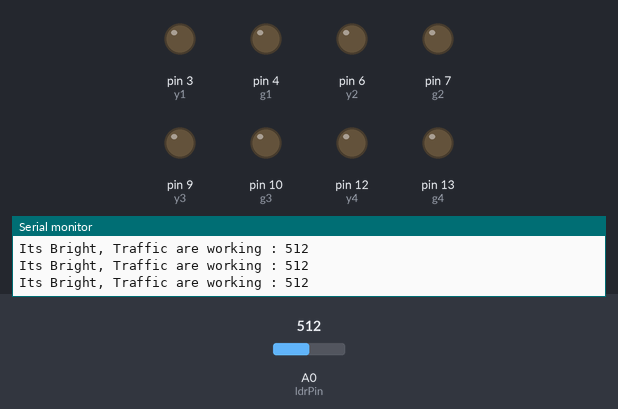
This sketch was run on a simulated Arduino Uno, built with avr-gcc and run on an emulated ATmega328P. On the bench: output pins drawn as LEDs (lit = HIGH), the last lines printed to the serial monitor. Dashed ring = blinking. Inputs (shaded band) come from the test bench; at power-on: A0 (ldrPin) = 512. Pins used as bus, display or sensor lines are not drawn.

Above: at 1.2 s.
1.3 s: A0 (ldrPin) set to 212
4.3 s: A0 (ldrPin) set to 189
7.3 s: A0 (ldrPin) set to 210
At 9.4 s:
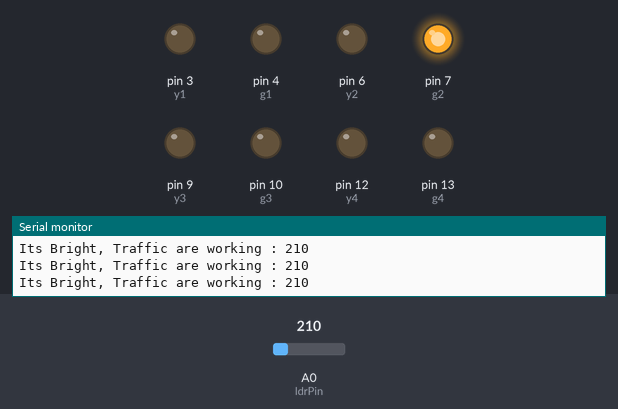
9.7 s: A0 (ldrPin) set to 190
At 12.6 s:
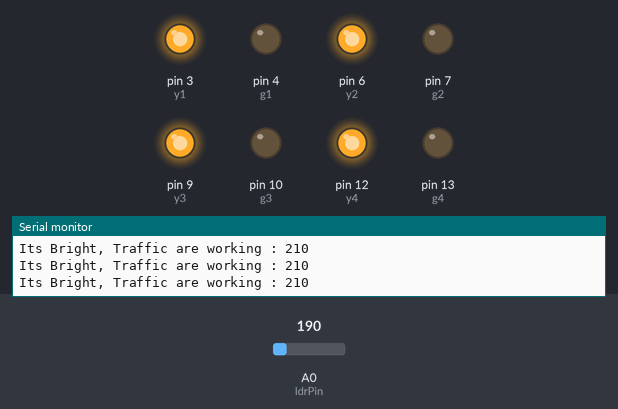
12.7 s: A0 (ldrPin) set to 306
At 14.8 s:
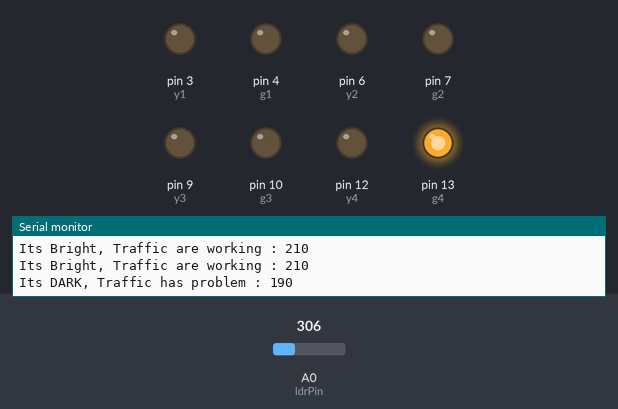
15.7 s: A0 (ldrPin) set to 122
At 18.6 s:
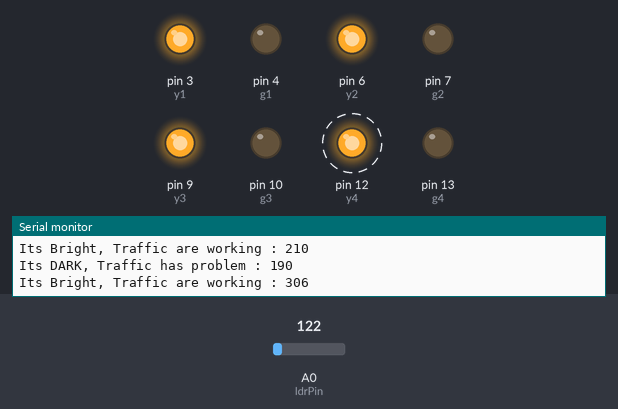
Timing chart, 0 to 19.7 s (numbered marks = the images above; inputs shaded):
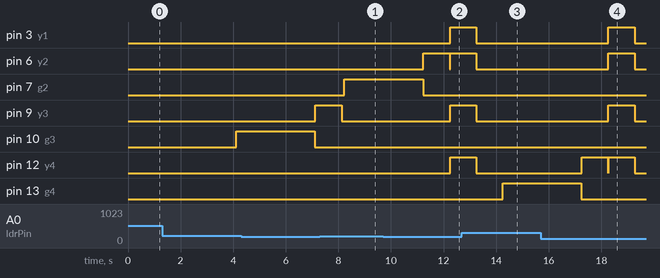

The sketch:

a2.ino
```cpp
#define r1 2   //set pin2 for red
#define y1 3   //set pin3 for yellow
#define g1 4   //set pin4 for green
#define r2 5   //set pin5 for red
#define y2 6   //set pin6 for yellow
#define g2 7   //set pin7 for green
#define r3 8   //set pin8 for red
#define y3 9   //set pin9 for yellow
#define g3 10  //set pin10 for green
#define r4 11  //set pin11 for red
#define y4 12  //set pin12 for yellow
#define g4 13  //set pin13 for green
#define ldrPin A0 //ldr analog
#define INTERVAL_MESSAGE 4100 // 4.05 s
unsigned long time = 0;

//--------------------------------------//
void setOn(int a){
  if (a==0){        //Set 1 lighton
    trafficOn(0);
    delay(3000);
    trafficOn(1);
    delay(10);
    trafficOn(2);
    delay(1000);
    trafficOn(3);
    delay(10);
  }
  if (a==1){
    trafficOn(4);
    delay(3000);
    trafficOn(5);
    delay(10);
    trafficOn(6);
    delay(1000);
    trafficOn(7);
    delay(10);
  }
  if (a==2){
    trafficOn(8);
    delay(3000);
    trafficOn(9);
    delay(10);
    trafficOn(10);
    delay(1000);
    trafficOn(11);
    delay(10);
  }
  if (a==3){
    trafficOn(12);
    delay(3000);
    trafficOn(13);
    delay(10);
    trafficOn(14);
    delay(1000);
    trafficOn(15);
    delay(10);
  }
};

//--------------------------------------//

int matrix[18][2][4]={
  //{green red red red} {on on on on}
  {{g1, r2, r3, r4 },{HIGH, HIGH, HIGH, HIGH}}, //0
  {{g1, r2, r3, r4 },{LOW, LOW, LOW, LOW}},     //1
  {{y1, r2, r3, r4 },{HIGH, HIGH, HIGH, HIGH}}, //2
  {{y1, r2, r3, r4 },{LOW, LOW, LOW, LOW}},     //3
  {{g3, r1, r2, r4 },{HIGH, HIGH, HIGH, HIGH}},  //4
  {{g3, r1, r2, r4 },{LOW, LOW, LOW, LOW}},      //5
  {{y3, r1, r2, r4 },{HIGH, HIGH, HIGH, HIGH}},  //6
  {{y3, r1, r2, r4 },{LOW, LOW, LOW, LOW}},      //7
  {{g2, r1, r3, r4 },{HIGH, HIGH, HIGH, HIGH}},  //8
  {{g2, r1, r3, r4 },{LOW, LOW, LOW, LOW}},      //9
  {{y2, r1, r3, r4 },{HIGH, HIGH, HIGH, HIGH}},  //10
  {{y2, r1, r3, r4 },{LOW, LOW, LOW, LOW}},      //11
  {{g4, r1, r2, r3 },{HIGH, HIGH, HIGH, HIGH}},  //12
  {{g4, r1, r2, r3 },{LOW, LOW, LOW, LOW}},      //13
  {{y4, r1, r2, r3 },{HIGH, HIGH, HIGH, HIGH}},  //14
  {{y4, r1, r2, r3 },{LOW, LOW, LOW, LOW}},      //15
  {{y1, y2, y3, y4 },{HIGH, HIGH, HIGH, HIGH}},  //16
  {{y1, y2, y3, y4 },{LOW, LOW, LOW, LOW}}       //17
};

void setup() {
  pinMode(ldrPin, INPUT);
  Serial.begin(9600);
  pinMode(r1, OUTPUT);
  pinMode(y1, OUTPUT);
  pinMode(g1, OUTPUT);
  pinMode(r2, OUTPUT);
  pinMode(y2, OUTPUT);
  pinMode(g2, OUTPUT);
  pinMode(r3, OUTPUT);
  pinMode(y3, OUTPUT);
  pinMode(g3, OUTPUT);
  pinMode(r4, OUTPUT);
  pinMode(y4, OUTPUT);
  pinMode(g4, OUTPUT);

}
void trafficOn(int trf){
  digitalWrite(matrix[trf][0][0],matrix[trf][1][0]);
  digitalWrite(matrix[trf][0][1],matrix[trf][1][1]);
  digitalWrite(matrix[trf][0][2],matrix[trf][1][2]);
  digitalWrite(matrix[trf][0][3],matrix[trf][1][3]);
};
void loop() {
    int ldrStatus = analogRead(A0);
    if (ldrStatus >= 200){
      if(millis()-time >= INTERVAL_MESSAGE){
        time = millis();
        int A = millis()/INTERVAL_MESSAGE;
        int C = A%4;
        setOn(C);
      }
      Serial.print("Its Bright, Traffic are working : ");
    }
    else {
      trafficOn(16);
      delay(1000);
      trafficOn(17);
      delay(1000);
      Serial.print("Its DARK, Traffic has problem : ");
    }
    Serial.println(ldrStatus);
}
/*เสร็จเรียบร้อย SUPERSOKAI*/
```

Measured:
- after the input at 7.3 s, pin 3 (y1), pin 6 (y2), pin 12 (y4): stays LOW (without the input it goes to HIGH after 0.83 s); pin 7 (g2): LOW → HIGH after 0.93 s; pin 9 (y3): goes on until 8.1 s, then stays LOW
- after the input at 9.7 s, pin 3 (y1), pin 9 (y3), pin 12 (y4): LOW → HIGH after 2.5 s; pin 13 (g4): stays LOW (without the input it goes to HIGH after 2.6 s)
- after the input at 12.7 s, pin 3 (y1), pin 6 (y2), pin 9 (y3), pin 12 (y4): goes on until 13.2 s, then stays LOW; pin 13 (g4): LOW → HIGH after 1.5 s
- after the input at 15.7 s, pin 3 (y1), pin 6 (y2), pin 9 (y3): LOW → HIGH after 2.6 s, → LOW 1.0 s later; pin 4 (g1): stays LOW (without the input it goes to HIGH after 2.7 s)
